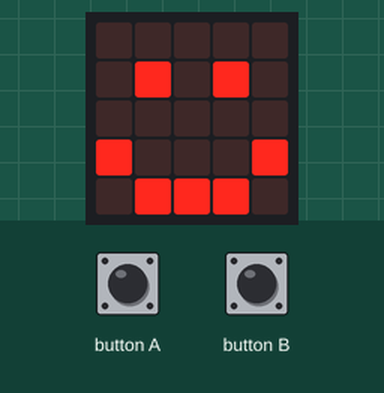
The program below on a simulated BBC micro:bit (MakeCode). Shown: the board's 5×5 LED display.

Above: at 0.1 s.
At 10.7 s:
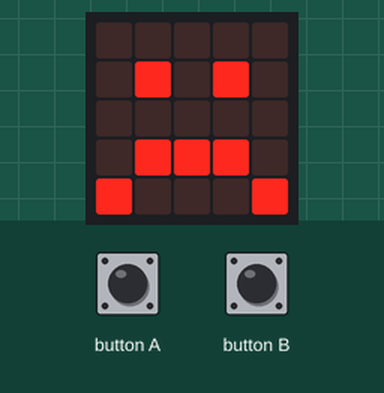
At 20.9 s:
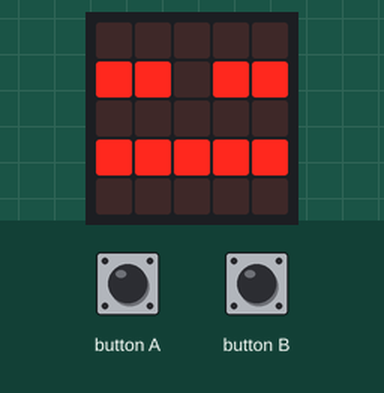

The program:

main.ts
```typescript
input.onButtonPressed(Button.A, function () {
    Knuffel += 5
})
input.onButtonPressed(Button.B, function () {
    Voeding += 5
})
basic.showLeds(`
    . . . . .
    . # . # .
    . . . . .
    # . . . #
    . # # # .
    `)
let Dood = 0
let Knuffel = 20
let Voeding = 20
basic.forever(function () {
    Knuffel += -1
    Voeding += -1
    basic.pause(1000)
})
basic.forever(function () {
    if (Knuffel > 10 && Voeding > 10) {
        basic.showLeds(`
            . . . . .
            . # . # .
            . . . . .
            # . . . #
            . # # # .
            `)
    }
    if ((Knuffel || Voeding) < 10 && (Knuffel && Voeding) > 0) {
        basic.showLeds(`
            . . . . .
            . # . # .
            . . . . .
            . # # # .
            # . . . #
            `)
    }
    if ((Knuffel || Voeding) < 0) {
        basic.showLeds(`
            . . . . .
            # # . # #
            . . . . .
            # # # # #
            . . . . .
            `)
    }
})
```

test.ts
```typescript
// tests gaan hier; deze zal niet worden gecompileerd wanneer dit pakket wordt gebruikt als extensie.
```

Measured:
- what the display in image 1 shows lasts 10.2 s, from 10.6 s to 20.8 s
